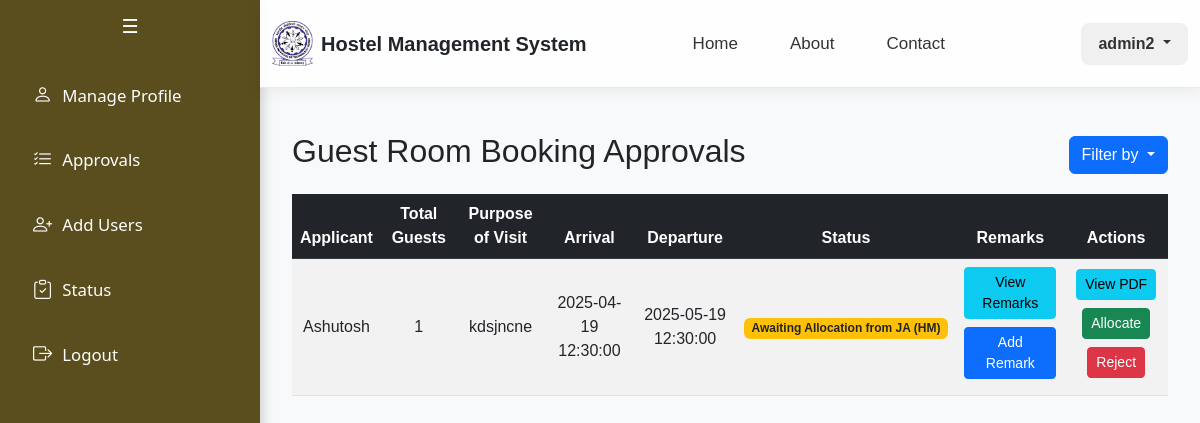
Screenshot of /admin/guest_room_booking_approvals (signed in) with the database file from the repository.
### app/models.py (models this page shows, shortened)
class GuestRoomBooking(db.Model):
    __tablename__ = 'guest_room_booking'
    id = db.Column(db.Integer, primary_key=True, autoincrement=True)
    applicant_id = db.Column(db.Integer, db.ForeignKey('custom_user.id', ondelete='CASCADE'), nullable=False)
    room_no = db.Column(db.String(20), db.ForeignKey('room.room_no', ondelete='SET NULL'))
    total_guests = db.Column(db.Integer, nullable=False)
    guests_male = db.Column(db.Integer, nullable=False)
    guests_female = db.Column(db.Integer, nullable=False)
    guest_names = db.Column(db.Text, nullable=False)
    relation_with_applicant = db.Column(db.Text, nullable=False)
    guest_address = db.Column(db.Text, nullable=False)
    guest_contact = db.Column(db.Text, nullable=False)
    guest_email = db.Column(db.Text)
    purpose_of_visit = db.Column(db.Text, nullable=False)
    room_category = db.Column(db.Text, nullable=False)
    date_arrival = db.Column(db.Date, nullable=False)
    time_arrival = db.Column(db.Time, nullable=False)
    date_departure = db.Column(db.Date, nullable=False)
    time_departure = db.Column(db.Time, nullable=False)
    accommodation_by = db.Column(db.Text, nullable=False)
    remarks = db.Column(db.Text, nullable=True)  # Store remarks as text
    status = db.Column(db.Text, nullable=False, default='Pending')
    hostel_no = db.Column(db.String(20), db.ForeignKey('hostel.hostel_no', ondelete='CASCADE'))
    created_at = db.Column(db.DateTime, default=db.func.current_timestamp())
    payment_details = db.Column(JSON, nullable=True)  # Add this field to store payment details
    applicant = db.relationship('CustomUser', backref=db.backref('guest_room_bookings', cascade='all, delete-orphan'))
    hostel = db.relationship('Hostel', backref=db.backref('guest_room_bookings', cascade='all, delete-orphan'))
    room = db.relationship('Room', backref=db.backref('guest_room_bookings', cascade='all, delete-orphan'))

class CustomUser(db.Model):
    __tablename__ = 'custom_user'
    id = db.Column(db.Integer, primary_key=True)
    email = db.Column(db.String(255), unique=True, nullable=False)
    name = db.Column(db.String(100), nullable=False)
    password = db.Column(db.String(100), nullable=False)
    is_staff = db.Column(db.Boolean, default=False)
    is_active = db.Column(db.Boolean, default=True)
    gender = db.Column(db.String(20), default='Not Specified')
    student = db.relationship('Student', backref='user', uselist=False, cascade="all, delete")
    caretaker = db.relationship('Caretaker', backref='user', uselist=False, cascade="all, delete")
    faculty = db.relationship('Faculty', backref='user', uselist=False, cascade="all, delete")
    admin = db.relationship('Admin', backref='user', uselist=False, cascade="all, delete")
    guest = db.relationship('Guest', backref='user', uselist=False, cascade="all, delete")

### app/admin.py (the view, shortened to what this page needs)
@admin_bp.route("/admin/guest_room_booking_approvals", methods=["GET", "POST"])
def guest_room_booking_approvals():
    if 'user_id' not in session or session.get('user_role') != 'admin':
        return redirect(url_for('auth.login'))
    user_id = session['user_id']
    admin = Admin.query.filter_by(admin_id=user_id).first()
    if admin is None or admin.designation not in ['JA (HM)', 'Assistant Registrar (HM)', 'Chief Warden']:
        return redirect(url_for('auth.login'))
    if admin.designation == 'JA (HM)':
        bookings = GuestRoomBooking.query.filter(
            GuestRoomBooking.status.in_([
                'Awaiting Allocation from JA (HM)',
                'Awaiting Payment from Applicant',
                'Awaiting Payment Verification from JA (HM)'
            ])
        )
    elif admin.designation == 'Assistant Registrar (HM)':
        bookings = GuestRoomBooking.query.filter(
            GuestRoomBooking.status.in_(['Pending approval from Assistant Registrar (HM)'])
        ).all()
    elif admin.designation == 'Chief Warden':
        bookings = GuestRoomBooking.query.filter_by(status='Pending approval from Chief Warden').all()
    if admin.designation == 'JA (HM)':
        sort = request.args.get('sort', 'default')
        sort_by = request.args.get('sort_by')
        search_value = request.args.get('search_value')
        bookings_query = GuestRoomBooking.query.join(CustomUser, GuestRoomBooking.applicant_id == CustomUser.id).filter(
            GuestRoomBooking.status.in_([
                'Awaiting Allocation from JA (HM)',
                'Awaiting Payment from Applicant',
                'Awaiting Payment Verification from JA (HM)'
            ])
    )
        bookings = bookings_query.order_by(GuestRoomBooking.created_at.desc()).all()
    return render_template("admin/guest_room_booking_approvals.html", bookings=bookings, admin=admin)

### templates/admin/guest_room_booking_approvals.html (shortened to what this page needs)
{% extends "admin/base.html" %}
{% block content %}
<div class="container mt-4">
    <div class="d-flex justify-content-between align-items-center mb-3">
        <h2>Guest Room Booking Approvals</h2>
        {% if admin.designation == "JA (HM)" %}
        <div class="dropdown">
            <button class="btn btn-primary dropdown-toggle" type="button" id="sortDropdown" data-bs-toggle="dropdown" aria-expanded="false">
                Filter by
            </button>
        </div>
{% endif %}
    </div>
    <div class="table-responsive">
        <table class="table table-hover table-striped align-middle text-center">
            <thead class="table-dark">
                <tr>
                    <th>Applicant</th>
                    <th>Total Guests</th>
                    <th>Purpose of Visit</th>
                    <th>Arrival</th>
                    <th>Departure</th>
                    <th>Status</th>
                    <th>Remarks</th>
                    <th>Actions</th>
                </tr>
            </thead>
            <tbody>
                {% for booking in bookings %}
                <tr>
                    <td>{{ booking.applicant.name }}</td>
                    <td>{{ booking.total_guests }}</td>
                    <td>{{ booking.purpose_of_visit }}</td>
                    <td>{{ booking.date_arrival }} {{ booking.time_arrival }}</td>
                    <td>{{ booking.date_departure }} {{ booking.time_departure }}</td>
                    <td>
                        {% if booking.status == "Awaiting Allocation from JA (HM)" %}
                            <span class="badge bg-warning text-dark">Awaiting Allocation from JA (HM)</span>
                        {% elif booking.status == "Awaiting Payment from Applicant" %}
                            <span class="badge bg-info text-white">Awaiting Payment from Applicant</span>
                        {% elif booking.status == "Awaiting Payment Verification from JA (HM)" %}
                            <span class="badge bg-primary text-white">Awaiting Payment Verification from JA (HM)</span>
                        {% elif booking.status == "Pending approval from Assistant Registrar (HM)" %}
                            <span class="badge bg-secondary text-white">Pending approval from AR (HM)</span>
                        {% elif booking.status == "Pending approval from Chief Warden" %}
                            <span class="badge bg-secondary text-white">Pending approval from Chief Warden</span>
                        {% elif booking.status == "Successful Approval" %}
                            <span class="badge bg-success text-white">Successful Approval</span>
                        {% else %}
                            <span class="badge bg-secondary text-white">{{ booking.status }}</span>
                        {% endif %}
                    </td>
                    <td>
                        {% if booking.remarks %}
                            <button class="btn btn-info btn-sm mb-2" onclick="openRemarksModal('{{ booking.id }}', 'view')">View Remarks</button>
                            <button class="btn btn-primary btn-sm mb-2" onclick="openRemarksModal('{{ booking.id }}', 'add')">Add Remark</button>
                        {% else %}
                            <button class="btn btn-info btn-sm mb-2" onclick="openRemarksModal('{{ booking.id }}', 'view')">View Remarks</button>
                            <button class="btn btn-primary btn-sm mb-2" onclick="openRemarksModal('{{ booking.id }}', 'add')">Add Remark</button>
                        {% endif %}
                    </td>
                    <td>
                        <button class="btn btn-info btn-sm mb-2" onclick="viewPDF('{{ booking.id }}')">View PDF</button>
                        <form method="POST" action="{{ url_for('admin.handle_guest_room_booking', booking_id=booking.id) }}" class="d-inline">
                            {% if admin.designation in ["Assistant Registrar (HM)", "Chief Warden"] %}
                                <button type="submit" name="action" value="approve" class="btn btn-success btn-sm mb-2">Accept</button>
                            {% elif admin.designation == "JA (HM)" and booking.status == "Awaiting Payment from Applicant"  %}
                                <button type="submit" name="action" value="approve" class="btn btn-success btn-sm mb-2">Accept</button>
                            {% elif admin.designation == "JA (HM)" and booking.status == "Awaiting Payment Verification from JA (HM)"  %}
                            <button type="submit" name="action" value="approve" class="btn btn-success btn-sm mb-2">Accept</button>
                            {% else %}
                            <button type="button" class="btn btn-success btn-sm mb-2" onclick="openAllocateModal('{{ booking.id }}')">Allocate</button>
                            {% endif %}
                            <button type="submit" name="action" value="reject" class="btn btn-danger btn-sm mb-2">Reject</button>
                        </form>
                    </td>
                </tr>
                {% endfor %}
            </tbody>
        </table>
    </div>
</div>
{% endblock %}

### templates/admin/base.html (style rules this page uses)
body { margin: 0; font-family: Arial, sans-serif; }

### rows the page displays
GuestRoomBooking: applicant.name "Ashutosh", total_guests "1", purpose_of_visit "kdsjncne", date_arrival "2025-04-19", time_arrival "12:30:00", date_departure "2025-05-19", time_departure "12:30:00", shows "Awaiting Allocation from JA (HM)"

### other values shown
{{ session['user_name'] }} "admin2"
